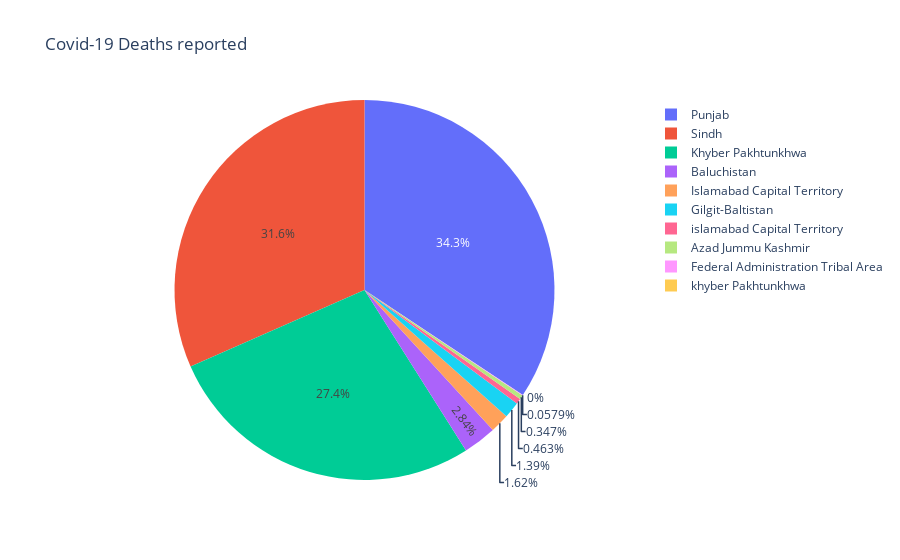

Notebook cell for this chart:
### Markdown cell above
#### Creating PieChart using Plotly

### Code cell
fig = px.pie(dataset_province, values=dataset_province.Deaths, names=dataset_province.index, title='Covid-19 Deaths reported')
fig.show()

### Figure 1 — Plotly figure (JSON) as saved in the notebook; plotly's stock layout.template omitted (floating-point values rounded to 4 significant figures)
{"data": [{"domain": {"x": [0, 1], "y": [0, 1]}, "hovertemplate": "Province=%{label}<br>Deaths=%{value}<extra></extra>", "labels": ["Azad Jummu Kashmir", "Baluchistan", "Federal Administration Tribal Area", "Gilgit-Baltistan", "Islamabad Capital Territory", "Khyber Pakhtunkhwa", "Punjab", "Sindh", "islamabad Capital Territory", "khyber Pakhtunkhwa"], "legendgroup": "", "name": "", "showlegend": true, "type": "pie", "values": [6, 49, 1, 24, 28, 473, 593, 546, 8, 0]}], "layout": {"legend": {"tracegroupgap": 0}, "title": {"text": "Covid-19 Deaths reported"}}}
